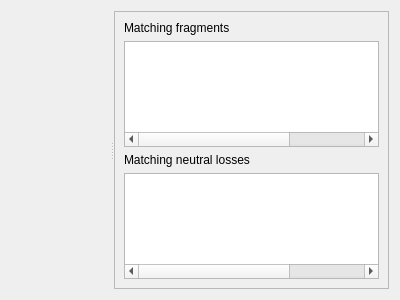
<?xml version="1.0" encoding="UTF-8"?>
<ui version="4.0">
 <class>Spectra</class>
 <widget class="QWidget" name="Spectra">
  <property name="geometry">
   <rect>
    <x>0</x>
    <y>0</y>
    <width>400</width>
    <height>300</height>
   </rect>
  </property>
  <property name="windowTitle">
   <string>Form</string>
  </property>
  <layout class="QHBoxLayout" name="horizontalLayout">
   <item>
    <widget class="QSplitter" name="splitter">
     <property name="orientation">
      <enum>Qt::Horizontal</enum>
     </property>
     <widget class="ExtendedSpectrumWidget" name="spectraWidget" native="true"/>
     <widget class="QFrame" name="frame">
      <property name="frameShape">
       <enum>QFrame::StyledPanel</enum>
      </property>
      <property name="frameShadow">
       <enum>QFrame::Raised</enum>
      </property>
      <layout class="QVBoxLayout" name="verticalLayout_2">
       <item>
        <widget class="QLabel" name="label">
         <property name="text">
          <string>Matching fragments</string>
         </property>
        </widget>
       </item>
       <item>
        <widget class="QTableWidget" name="twFragments">
         <property name="alternatingRowColors">
          <bool>true</bool>
         </property>
         <property name="selectionBehavior">
          <enum>QAbstractItemView::SelectRows</enum>
         </property>
         <property name="sortingEnabled">
          <bool>true</bool>
         </property>
         <property name="columnCount">
          <number>3</number>
         </property>
         <attribute name="horizontalHeaderVisible">
          <bool>false</bool>
         </attribute>
         <attribute name="verticalHeaderVisible">
          <bool>false</bool>
         </attribute>
         <column/>
         <column/>
         <column/>
        </widget>
       </item>
       <item>
        <widget class="QLabel" name="label_2">
         <property name="text">
          <string>Matching neutral losses</string>
         </property>
        </widget>
       </item>
       <item>
        <widget class="QTableWidget" name="twNeutralLosses">
         <property name="alternatingRowColors">
          <bool>true</bool>
         </property>
         <property name="selectionBehavior">
          <enum>QAbstractItemView::SelectRows</enum>
         </property>
         <property name="sortingEnabled">
          <bool>true</bool>
         </property>
         <property name="columnCount">
          <number>3</number>
         </property>
         <attribute name="horizontalHeaderVisible">
          <bool>false</bool>
         </attribute>
         <attribute name="verticalHeaderVisible">
          <bool>false</bool>
         </attribute>
         <column/>
         <column/>
         <column/>
        </widget>
       </item>
      </layout>
     </widget>
    </widget>
   </item>
  </layout>
 </widget>
 <customwidgets>
  <customwidget>
   <class>ExtendedSpectrumWidget</class>
   <extends>QWidget</extends>
   <header>lib/ui/widgets/spectrum.h</header>
   <container>1</container>
  </customwidget>
 </customwidgets>
 <resources/>
 <connections/>
</ui>
